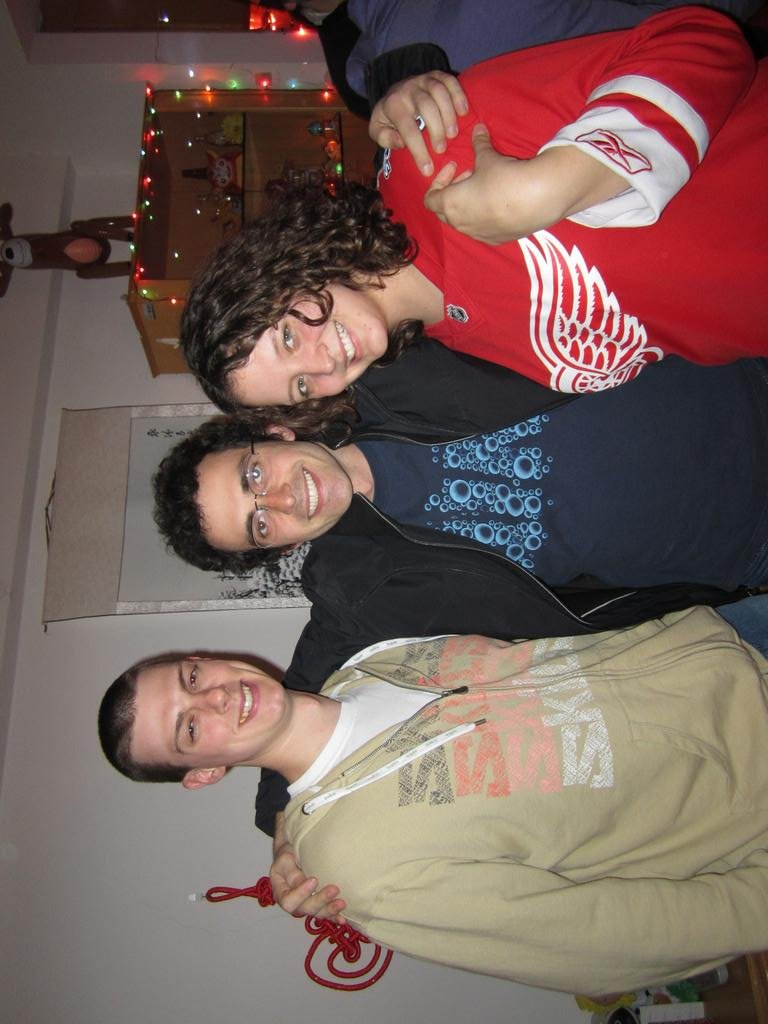
#> input picture group-project/ImageRegionValues/ben-faces.jpg, 768 x 1024 px
$ python image_folder_preprocessor.py ../ImageRegionValues out   (Python 2 division)   (older library calls are emulated)
#> lines starting #> are read from the running program, lines starting #| are printed output that depends on the picture
import os, sys
import Image
import colorsys
import argparse
import random

def convert_folder(input_folder_path, output_folder_path, shrink_images=False):
#> called with input_folder_path = '../ImageRegionValues', output_folder_path = 'out', shrink_images = False
    files = os.listdir(input_folder_path)

    for infile in files:
        print "Processing image: " + infile
        im = Image.open(os.path.join(input_folder_path, infile))
#> im is the input picture: PIL image 768x1024 RGB; mean R, G, B 119.2, 94.8, 89.4
        width, height = im.size
#> width = 768; height = 1024
        if height > width:
            w = width
#> w = 768
            width = height
#> width = 1024
            height = w
#> height = 768
            was_vertical = True
            im = im.rotate(90)
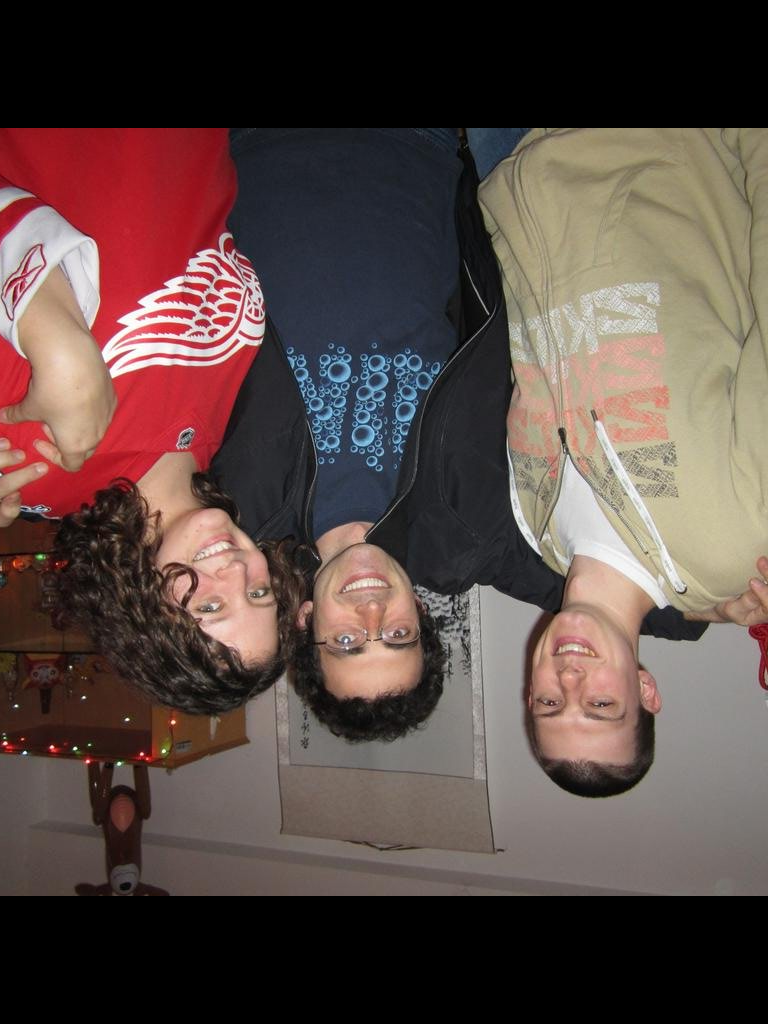
#> im: PIL image 768x1024 RGB; mean R, G, B 90.9, 73.3, 68.8
        else:
            was_vertical = False
        if not is_aspect_ratio_in_bounds(width, height):
            print "Image is not within aspect ratio bounds. Skipping: " + infile
            continue


        if shrink_images and width > 1024:
            height = int((1024.0 / width) * height)
            width = 1024
            im = im.resize((width, height), Image.ANTIALIAS)

        filename = os.path.splitext(infile)[0]

        if was_vertical:
                output_direction = "left"
        else:
                output_direction = "up"
        #outfile = os.path.join(output_folder_path, filename + "-" + output_direction + ".jpg")
        #im.save(outfile, "JPEG")

        if random.randint(1,2) == 1:
            im = im.rotate(180)
            if was_vertical:
                output_direction = "right"
            else:
                output_direction = "down"
        outfile = os.path.join(output_folder_path, filename + "-" + output_direction + ".jpg")
        im.save(outfile, "JPEG")


def is_aspect_ratio_in_bounds(width, height):
#> called with width = 1024, height = 768
    maxRatio = 1024/650.0
    minRatio = 1024/800.0
    ratio = width / float(height)
#> ratio = 1.33
    if ratio > maxRatio:
        return False
    if ratio < minRatio:
        return False
    return True

if __name__ == '__main__':
    parser = argparse.ArgumentParser(description='Convert a folder of images into specified naming format.')
    parser.add_argument('input_folder_path', type=str,
                       help='Path to the folder of images to convert.')
    parser.add_argument('output_folder_path', type=str,
                       help='Path to the folder where to save the images.')
    parser.add_argument('--shrink', action='store_true', help="Shrink the images down to a maximum of 1024 pixels")

    args = parser.parse_args()

    convert_folder(args.input_folder_path, args.output_folder_path, shrink_images=args.shrink)
